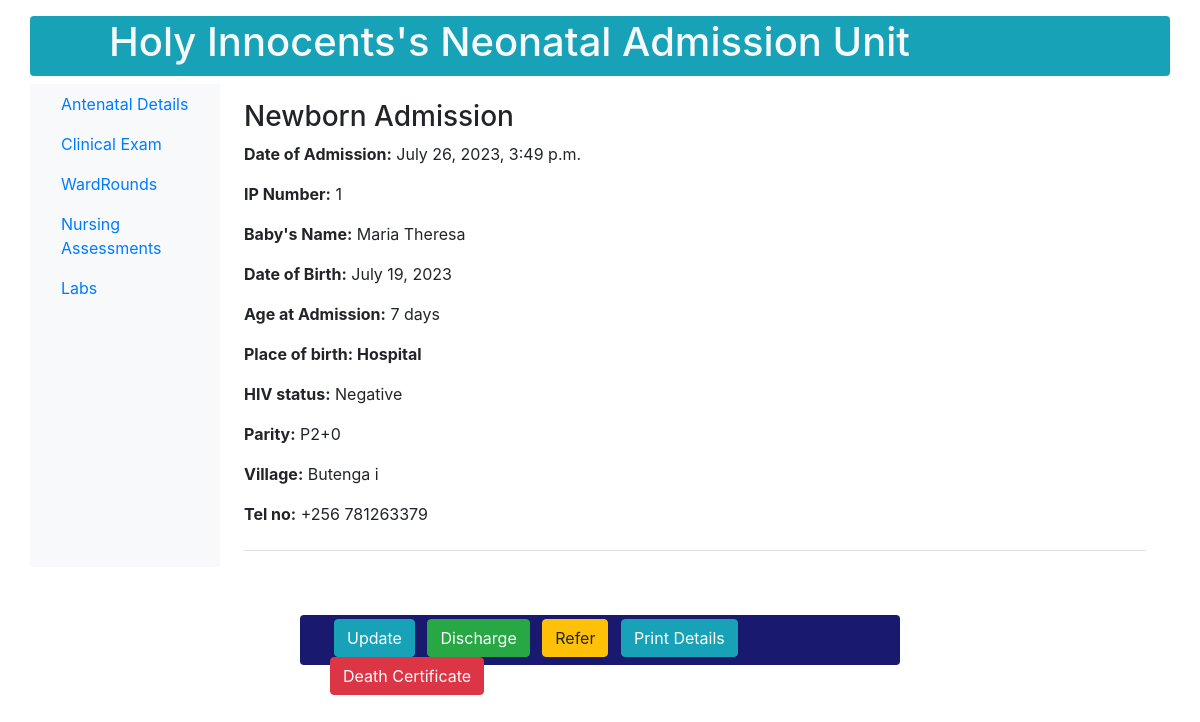
Before: /newborn/print/1/ with the older database file.
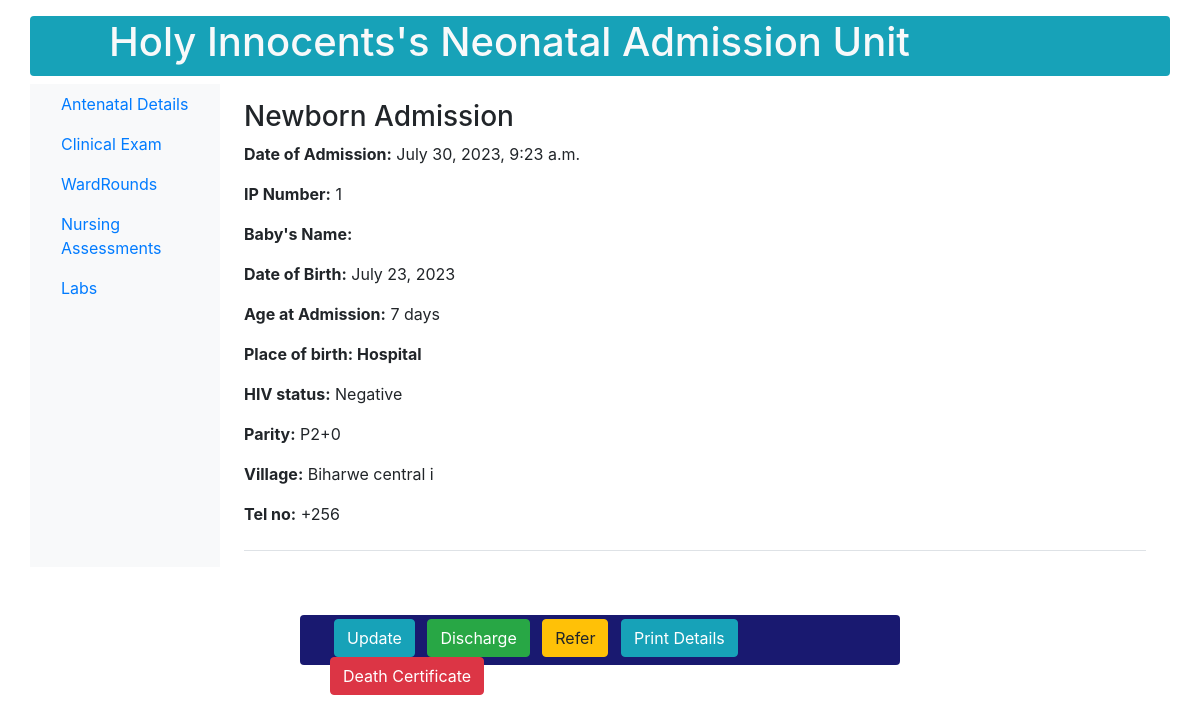
After: the same page with the newer database file.
### newborn/models.py (models this page shows, shortened)
class Newborn(models.Model):
    PLACE_OF_BIRTH_CHOICES = (
        ('Hospital', 'Hospital'),
        ('Home', 'Home'),
        ('Along the road', 'Along the road'),
    )
    MODE_OF_DELIVERY_CHOICES = (
        ('Vaginal', 'Vaginal'),
        ('C-Section', 'C-Section'),
        ('Assisted Vaginal Delivery', 'Assisted Vaginal Delivery'),
    )
    Yes_No_CHOICES = (
        ('Yes', 'Yes'),
        ('No', 'No'),
    )
    admission_date = models.DateTimeField()
    name = models.CharField(max_length=100)
    sex = models.CharField(max_length=100, choices=SEX)
    birth_weight = models.DecimalField(max_digits=2, decimal_places=1)
    delivery_date = models.DateTimeField()
    place_of_birth = models.CharField(max_length=100, choices=PLACE_OF_BIRTH_CHOICES)
    mode_of_delivery = models.CharField(max_length=100, choices=MODE_OF_DELIVERY_CHOICES)
    resuscitated = models.CharField(max_length=100, choices=Yes_No_CHOICES)
    referral = models.CharField(max_length=100, choices=Yes_No_CHOICES)
    mother = models.ForeignKey(MotherDetails, on_delete=models.CASCADE, null=True)

class MotherDetails(models.Model):
    name = models.CharField(max_length=50)
    age = models.IntegerField(default=28)
    blood_group = models.CharField(max_length=50, choices=BLOOD_GROUP)
    parity = models.CharField(max_length=100)
    number_of_living_children = models.CharField(max_length=100)
    hiv_status = models.CharField(max_length=50, choices=HIV_STATUS)
    level_of_education = models.CharField(max_length=50, choices=LEVEL_OF_EDUCATION)
    occupation = models.CharField(max_length=50, choices=OCCUPATION)
    location = models.ForeignKey(MotherLocation, on_delete=models.CASCADE, null=True)

class MotherLocation(models.Model):
    country = models.CharField(max_length=100)
    district = models.ForeignKey(District, on_delete=models.CASCADE)
    county_municipality = models.ForeignKey(CountyMunicipality, on_delete=models.CASCADE)
    subcounty = models.ForeignKey(Subcounty, on_delete=models.CASCADE)
    parish = models.ForeignKey(Parish, on_delete=models.CASCADE)
    village = models.ForeignKey(Village, on_delete=models.CASCADE)
    nin_no = models.CharField(max_length=100, default='CMX10000000')
    contact = models.CharField(max_length=100, default='+256 ')

class Village(models.Model):
    parish = models.ForeignKey(Parish, on_delete=models.CASCADE, null=True)
    name = models.CharField(max_length=100)
    def __str__(self):
        return self.name

### newborn/views.py (the view)
# urls.py: path('newborn/print/<int:pk>/', views.print_detail, name='clerkship-page'),
def print_detail(request, pk):
    newborn = Newborn.objects.get(pk=pk)
    age_delta = newborn.admission_date.date() - newborn.delivery_date.date()
    age_days = age_delta.days
    context = {
            'newborn': newborn,
            'age_days': age_days,
    }
    return render(request, 'newborn/details.html', context)

### newborn/templates/newborn/details.html (shortened to what this page needs)
{% load static %}
<!DOCTYPE html>
{% load crispy_forms_tags %}
{% load bootstrap4 %}
{% bootstrap_css %}
<html lang="en">
<head>
</head>
<body>
    <nav class="container navbar navbar-expand-md navbar-light bg-info topnavbar text-light justify-text-center mb-2 mt-3 rounded" style="height: 60px;">
        <div class="container">
            <ul class="ml-5 nav navbar-nav navbar-center">
                <li>
                    <h1 class="text-center">Holy Innocents's Neonatal Admission Unit<h1>
                </li>
            </ul>
        </div>
     </nav>
    <div class="container">
        <div class="row">
            <nav class="col-md-2 d-none d-md-block bg-light sidebar">
                <div class="sidebar-sticky">
                    <ul class="nav flex-column">
 			<li class="nav-item">
                            <a class="nav-link" href="{% url 'mothers_antenatal_details' pk=newborn.id %}">Antenatal Details</a>
                        </li>
                        <li class="nav-item">
                            <a class="nav-link" href="{% url 'clinical-exam' pk=newborn.id %}">Clinical Exam</a>
                        </li>
                        <li class="nav-item">
                            <a class="nav-link" href="#">WardRounds</a>
                        </li>
                        <li class="nav-item">
                            <a class="nav-link" href="#">Nursing Assessments</a>
                        </li>
                        <li class="nav-item">
				<a class="nav-link" href="{% url 'lab-request' newborn.pk %}">Labs</a>
                        </li>
                     </ul>
                 </div>
              </nav>
              <main role="main" class="col-md-9 ml-sm-auto col-lg-10 px-4">
                <div class="justify-content-between flex-wrap flex-md-nowrap align-items-center pt-3 pb-2 mb-3 border-bottom">
                    <h3>Newborn Admission</h3>
                    <p><b>Date of Admission:</b> {{ newborn.admission_date}}</p>
                    <p><b>IP Number:</b> {{ newborn.pk }} </p>
                    <p><b>Baby's Name:</b> {{ newborn.name}}</p>
                    <p><b>Date of Birth:</b> {{ newborn.delivery_date|date:"F j, Y" }}</p>
                    <p><b>Age at Admission:</b> {{ age_days }} days</p>
                    <p><b>Place of birth: {{ newborn.place_of_birth}}</b></p>
                    <p><b>HIV status:</b> {{ newborn.mother.hiv_status}}</p>
                    <p><b>Parity:</b> {{ newborn.mother.parity}}</p>
                    <p><b>Village:</b> {{ newborn.mother.location.village}}</p>
                    <p><b>Tel no:</b> {{ newborn.mother.location.contact}} </p></div>
                 </div>
            </div>
        <div class="container mt-5 justify-content-center rounded" style="height: 50px; width: 600px; background-color: #191970;">
            <div class="container mt-5 py-1 justify-content-center">
		    <a class="btn btn-info ml-1 mr-2" href="{% url 'update-details' pk=newborn.id  %}" role="button">Update</a>
                <a class="btn btn-success mr-2" href="{% url 'discharge' pk=newborn.id %}" role="button">Discharge</a>
                <a class="btn btn-warning mr-2" href="#" role="button">Refer</a>
                <a class="btn btn-info" href="{% url 'more-details' newborn.pk %}" role="button">Print Details</a>
                <a class="btn btn-danger" href="#" role="button">Death Certificate</a>
            </div>
        </div>
</body>
</html>

Changed rows visible on the page:
changed Newborn "Hospital": admission_date "July 26, 2023, 3:49 p.m." → "July 30, 2023, 9:23 a.m."; delivery_date "July 19, 2023" → "July 23, 2023"; mother.location.village "Butenga i" → "Biharwe central i"; mother.location.contact "+256 781263379" → "+256"; name "Maria Theresa" → (not shown)
